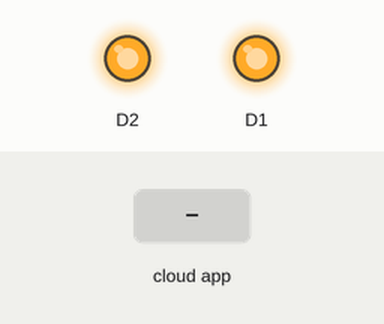
A sketch run on a simulated ESP8266 (NodeMCU). Parts: output pins drawn as LEDs (lit = HIGH). The test bench sets the inputs (shaded band). WiFi joins after 1.5 s; servers stay silent unless stated; no MQTT or app messages arrive unless stated; what the sketch prints to the serial monitor is not drawn.

Above: at 2.7 s.
2.8 s: the phone or cloud app sets lamba1 to ON
At 4.0 s:
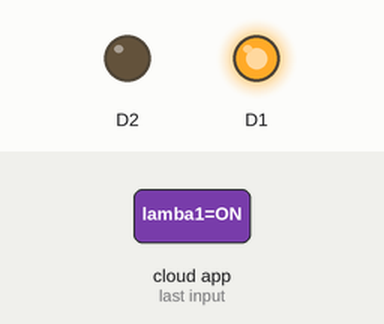
4.3 s: the phone or cloud app sets priz1 to ON
At 5.0 s:
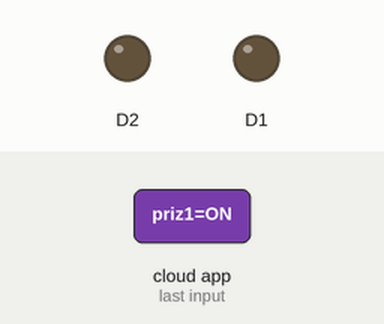
5.8 s: the phone or cloud app sets lamba1 to OFF
At 6.7 s:
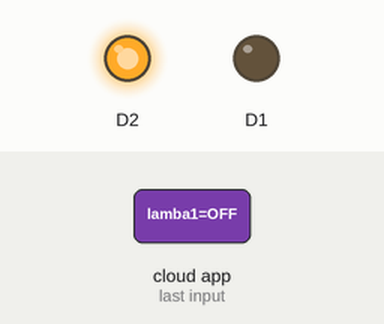
7.3 s: the phone or cloud app sets priz1 to OFF
At 7.7 s:
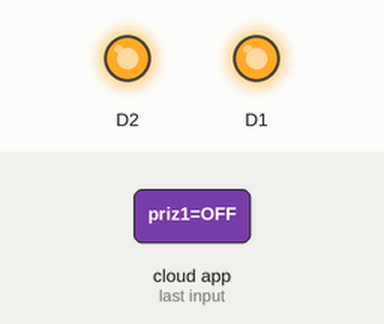
Timing chart, 0 to 9.8 s (numbered marks = the images above; inputs shaded):
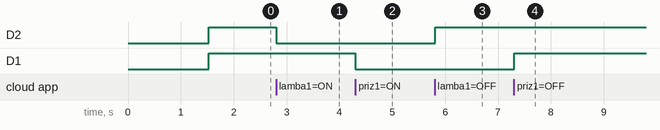

Measured:
- after the input at 2.8 s, D2: HIGH → LOW at once
- after the input at 4.3 s, D1: HIGH → LOW at once
- after the input at 5.8 s, D2: LOW → HIGH at once
- after the input at 7.3 s, D1: LOW → HIGH at once

The sketch:

Iot_Ev_Otomasyonu.ino
```cpp
/***************************************************
 * IOT Ev Otomasyon Projesi
 * Röle ile Priz ve Lamba Kontrolü
 *
 * Hazırlayanlar: Zeynep Aldinç B181210390 zeynep.aldinc1@ogr.sakarya.edu.tr
 *                Hüsne İrem Kaya B171210309 husneirem.kaya@ogr.sakarya.edu.tr
 *                Uğur Çelik B171210042 ugur.celik10@ogr.sakarya.edu.tr
 * Version : 1.00.0
 ****************************************************/
#include <ESP8266WiFi.h>
#include "Adafruit_MQTT.h"
#include "Adafruit_MQTT_Client.h"

/*** Kablosuz Ağ Bilgileri ***/
#define   WLAN_SSID     "EV"   // "Kablosuz Ağ Adı"
#define   WLAN_PASSWORD "12344321"  // "Kablosuz Ağ Şifresi"
/************************* Adafruit.io Kurulumu *********************************/

#define AIO_SERVER      "io.adafruit.com"
#define AIO_SERVERPORT  1883                   // use 8883 for SSL
#define AIO_USERNAME    "PlaLoho"
#define AIO_KEY         "0e5859df0c0e4bcb8519985b246c7fe3"

/************ Global State (you don't need to change this!) ******************/

// MQTT bağlantısı için gerekli WifiClient sınıf nesnesidir.
WiFiClient client;

// WifiClient sınıfını wifi client ve yetkilendirme giriş bilgilerine göre ayarlar.
Adafruit_MQTT_Client mqtt(&client, AIO_SERVER, AIO_SERVERPORT, AIO_USERNAME, AIO_KEY);

/****************************** Yayınlar ***************************************/

//Lamba1 yayınının dinlenebilmesi için gerekli kullanıcı ve yayın bilgileri ayarlanır.
Adafruit_MQTT_Subscribe lamba1 = Adafruit_MQTT_Subscribe(&mqtt, AIO_USERNAME "/feeds/lamba1");

//Priz1 yayınının dinlenebilmesi için gerekli kullanıcı ve yayın bilgileri ayarlanır.
Adafruit_MQTT_Subscribe priz1 = Adafruit_MQTT_Subscribe(&mqtt, AIO_USERNAME "/feeds/priz1");

/*************************** Taslak Kod ************************************/
//MQTT bağlantı durummu kontrol eden fonksiyon.
void MQTT_connect();

void setup() {
  Serial.begin(115000);
  delay(10);
  WiFi_Setup();
  //Lamba rölesi kontrol pini
  pinMode(D1,OUTPUT);
  digitalWrite(D1,1);
  //Priz rölesi kontrol pini
  pinMode(D2,OUTPUT);
  digitalWrite(D2,1);
  mqtt.subscribe(&lamba1);
  mqtt.subscribe(&priz1);
}

void loop() {
  MQTT_connect();
  Adafruit_MQTT_Subscribe *subscription;

  while ((subscription = mqtt.readSubscription(2000))) {
    if (subscription == &lamba1) {
      Serial.print(F("LambaDurum: "));
      Serial.println((char *)lamba1.lastread);
      char *oku;
     oku=(char *)lamba1.lastread;
     if (strcmp(oku,"ON")==0)digitalWrite(D2,0);
     if (strcmp(oku,"OFF")==0)digitalWrite(D2,1);
    }
      if (subscription == &priz1) {
        Serial.print(F("PrizDurum: "));
        Serial.println((char *)priz1.lastread);
        char *oku2;
       oku2=(char *)priz1.lastread;
       if (strcmp(oku2,"ON")==0)digitalWrite(D1,0);
       if (strcmp(oku2,"OFF")==0)digitalWrite(D1,1);

      }
    }
}

void WiFi_Setup(){
 delay(10);
 Serial.println(); Serial.print(WLAN_SSID);
 Serial.print(" Kablosuz Agina Baglaniyor");
 WiFi.begin(WLAN_SSID, WLAN_PASSWORD);
 // WiFi durum kontrolü
 while (WiFi.status() != WL_CONNECTED) {
    delay(500);
    Serial.print(".");
  }
  Serial.println();Serial.print(WLAN_SSID);
  Serial.println("Kablosuz Agina Baglandi");
  Serial.println("IP adresi: ");
  Serial.println(WiFi.localIP());
}

// Bu fonksiyon gerekli bağlantının durumunu kontrol eder. Bağlantı olmaması durumunda bağlanmayı yineler.
void MQTT_connect() {
  uint8_t ret;
  // Bağlı ise çağrıldığı yere döner
  if (mqtt.connected()) return;
  Serial.print("Connecting to MQTT... ");
  uint8_t retries = 3;
  while ((ret = mqtt.connect()) != 0) { // 0 bilgisi ile bağlantı anlaşılır.
       Serial.println(mqtt.connectErrorString(ret));
       Serial.println("Retrying MQTT connection in 5 seconds...");
       mqtt.disconnect();
       delay(5000);  // wait 5 seconds
       retries--;
       if (retries == 0) {
         // basically die and wait for WDT to reset me
         while (1);
       }
  }
  Serial.println("MQTT Connected!");
}
```
